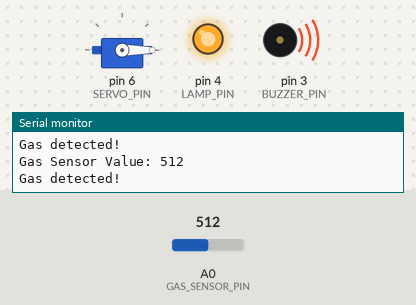
A sketch run on a simulated Arduino Uno, built with avr-gcc and run on an emulated ATmega328P. Shown: servo, output pins drawn as LEDs (lit = HIGH), buzzer (waves = sounding, pin HIGH), the last lines printed to the serial monitor. The test bench sets the inputs (shaded band); at power-on: A0 (GAS_SENSOR_PIN) = 512. Pins used as bus, display or sensor lines are not drawn.

Above: at 2.7 s.
2.8 s: A0 (GAS_SENSOR_PIN) set to 313
4.3 s: A0 (GAS_SENSOR_PIN) set to 286
At 6.2 s:
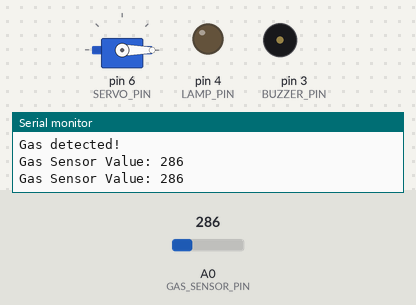
6.5 s: A0 (GAS_SENSOR_PIN) set to 306
At 8.1 s:
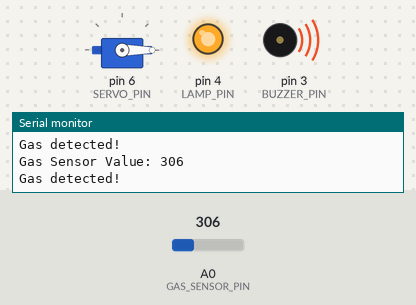
Timing chart, 0 to 9.5 s (numbered marks = the images above; inputs shaded):
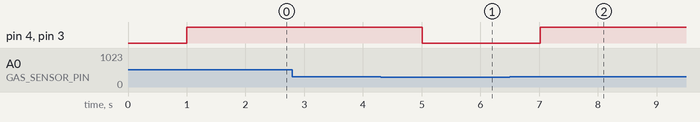

The sketch:

SmartHomeCode.ino
```cpp
#include <SPI.h>
#include <RFID.h>
#include <Servo.h>

// Pins for the RFID sensor
#define SS_PIN 10    // Slave Select Pin for RFID
#define RST_PIN 9    // Reset Pin for RFID

// Pins for the gas sensor, buzzer, and lamp
#define GAS_SENSOR_PIN A0
#define BUZZER_PIN 3
#define LAMP_PIN 4  // Pin for the lamp

// Pin for the servo motor
#define SERVO_PIN 6

// Create RFID and servo motor objects
RFID rfid(SS_PIN, RST_PIN);
Servo servo;

// Variables for timing
unsigned long previousMillis = 0;
const long interval = 1000;  // Gas sensor check interval (1 second)

// Function to open the door
void openDoor() {
  servo.write(90);  // Door opens
  delay(5000);  // Keep door open for 5 seconds
  servo.write(0);  // Door closes
}

void setup() {
  // Initialize serial monitor
  Serial.begin(9600);

  // Initialize RFID
  SPI.begin();
  rfid.init();

  // Initialize servo
  servo.attach(SERVO_PIN);
  servo.write(0);  // Door closed

  // Initialize buzzer and lamp
  pinMode(BUZZER_PIN, OUTPUT);
  pinMode(LAMP_PIN, OUTPUT);

  // Initialize gas sensor
  pinMode(GAS_SENSOR_PIN, INPUT);
}

void loop() {
  // Read RFID if a card is detected
  if (rfid.isCard()) {
    if (rfid.readCardSerial()) {
      Serial.print("RFID Serial Number: ");
      for (int i = 0; i < 5; i++) {
        Serial.print(rfid.serNum[i]); // Display RFID tag serial number
        Serial.print(" ");
      }
      Serial.println();

      // Check if the tag is valid (e.g., serNum[4] == 135)
      if (rfid.serNum[4] == 135) {  // Replace with a valid tag
        Serial.println("Valid RFID tag.");
        openDoor();
      } else {
        Serial.println("Invalid RFID tag.");
      }

      rfid.halt();  // Stop communication with the card
    }
  }

  // Check gas sensor at regular intervals using millis()
  unsigned long currentMillis = millis();
  if (currentMillis - previousMillis >= interval) {
    previousMillis = currentMillis;

    // Read gas sensor (MQ-2 or similar)
    int gasValue = analogRead(GAS_SENSOR_PIN);

    // Display gas sensor value
    Serial.print("Gas Sensor Value: ");
    Serial.println(gasValue);

    // If gas value exceeds threshold (e.g., 300)
    if (gasValue > 300) {
      Serial.println("Gas detected!");
      digitalWrite(BUZZER_PIN, HIGH);  // Turn on buzzer
      digitalWrite(LAMP_PIN, HIGH);    // Turn on lamp
    } else {
      digitalWrite(BUZZER_PIN, LOW);   // Turn off buzzer
      digitalWrite(LAMP_PIN, LOW);     // Turn off lamp
    }
  }
}
```

Measured:
- the behaviour switches between 301 and 300 on A0 (GAS_SENSOR_PIN) (found by bisection; images 0 and 1)
- after the input at 4.3 s, pin 4 (LAMP_PIN), pin 3 (BUZZER_PIN): HIGH → LOW after 0.71 s
- after the input at 6.5 s, pin 4 (LAMP_PIN), pin 3 (BUZZER_PIN): LOW → HIGH after 0.52 s
